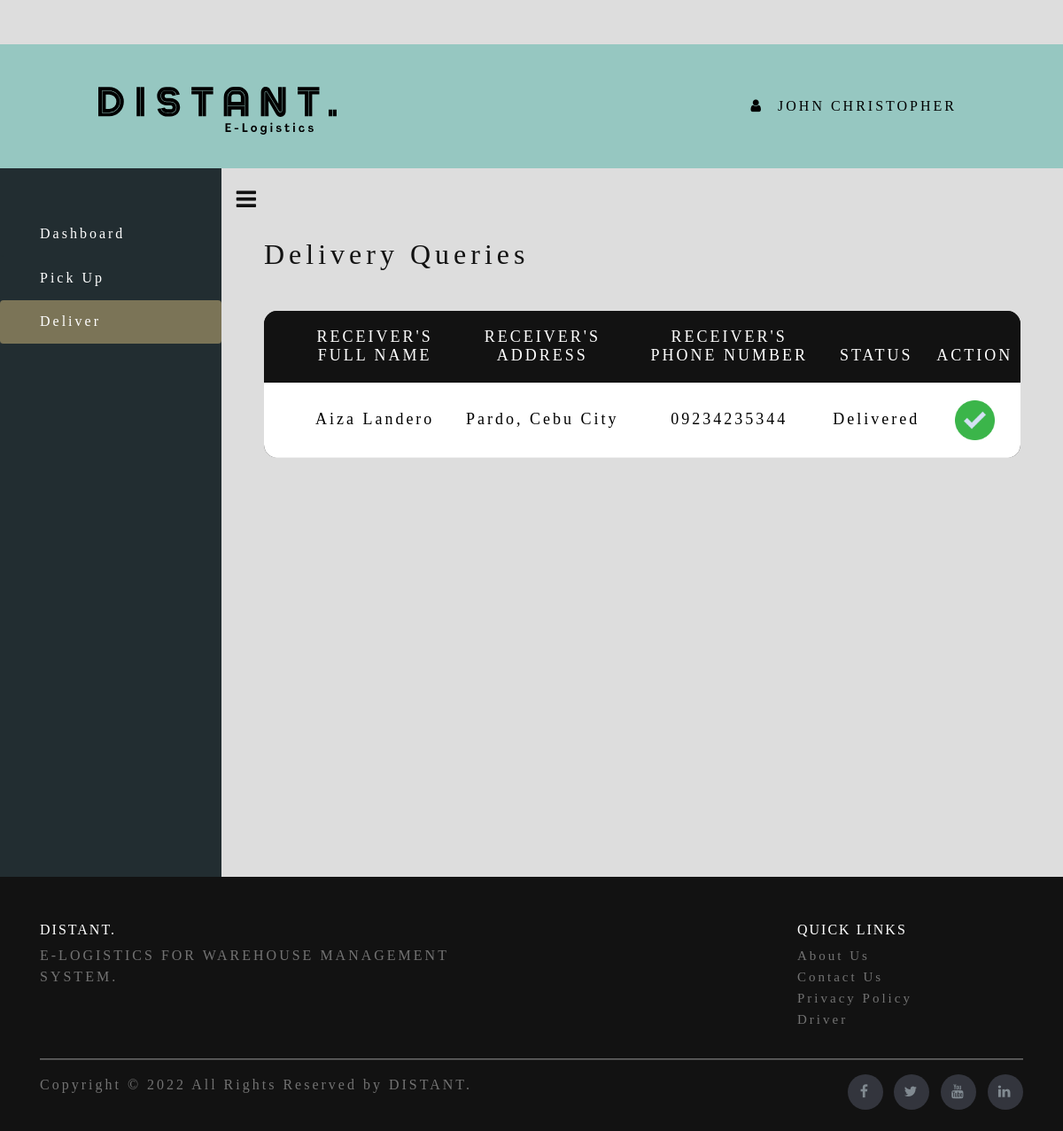
Page /user/driver/deliver.php (signed in) on the committed database.
### tables this page shows
CREATE TABLE `parcels` (
  `id` int(11) NOT NULL,
  `fullname` varchar(255) NOT NULL,
  `address` varchar(255) NOT NULL,
  `contact` varchar(255) NOT NULL,
  `sender_id` int(11) NOT NULL,
  `status` varchar(255) NOT NULL DEFAULT 'To Be Approve',
  `pick_up` date DEFAULT NULL,
  `pick_up_time` time DEFAULT NULL,
  `real_pick_up` date DEFAULT NULL,
  `real_pick_up_time` time DEFAULT NULL,
  `driver_id` int(11) NOT NULL,
  `est` date DEFAULT NULL,
  `est_time` time DEFAULT NULL,
  `real_est` date DEFAULT NULL,
  `real_est_time` time DEFAULT NULL,
  `weight` varchar(255) DEFAULT NULL,
  `rate` varchar(255) DEFAULT NULL,
  `tracking_id` varchar(255) DEFAULT NULL,
  `parcel_location` varchar(255) NOT NULL DEFAULT 'not-defined'
);

### process/functions.php (called while the page is built, shortened)
<?php
function show_driver_request($pk, $id)
{
    $conn = connect();
    $sql = "SELECT  * FROM parcels WHERE $pk = '$id'";
    $result = $conn->query($sql);
    if ($result->num_rows > 0) {
        $rows = array();
        while ($row  = $result->fetch_assoc()) {
            $rows[] = $row;
        }
        return $rows;
    } else {
        return FALSE;
    }
}

### user/driver/deliver.php (the view, shortened to what this page needs)
<?php
    include("check_user.php");
    include '../../process/functions.php';
?>
<!DOCTYPE html>
<html lang="en">
    <head>
        <link href="/distant-elogistics/css/bootstrap.css" rel="stylesheet" type="text/css" media="all" />
        <link href="/distant-elogistics/css/style.css" rel="stylesheet" type="text/css" media="all" />
        <link href="/distant-elogistics/css/easy-responsive-tabs.css" rel='stylesheet' type='text/css'/>
        <link href="/distant-elogistics/css/font-awesome.css" rel="stylesheet">
        <link rel="stylesheet" href="/distant-elogistics/user/css/nav-style.css">
    </head>
    <body class="bbg1">
        <?php
            include ("header.php");
        ?>
        <div id="user-body" class="wrapper d-flex align-items-stretch" style="min-height: 90%;">
            <nav id="sidebar">
                <div id="btn-mn" class="custom-menu">
                    <button type="button" id="sidebarCollapse" class="btn-menu">
                        <i class="fa fa-bars"></i>
                    </button>
                </div>
                <ul class="nav nav-pills flex-column mb-5 stick-nav">
                    <li class="nav-item" style="margin-top: 50px;">
                        <a href="index.php" class="nav-link text-white">
                            Dashboard
                        </a>
                    </li>
                    <li>
                        <a href="pick-up.php" class="nav-link text-white">
                            Pick Up
                        </a>
                    </li>
                    <li>
                        <a href="deliver.php" class="nav-link active fnt">
                            Deliver
                        </a>
                    </li>
                </ul>
            </nav>
            <div id="content" class="p-4 p-md-5 pt-5">
                <h2 class="head-content" style="margin-bottom: 40px;">Delivery Queries</h2>
                <div class="limiter">
                    <div class="container-table100">
                        <div class="wrap-table100">
                            <div class="table">
                                <div class="row-user header-tbluser nohover">
                                    <div class="table">
                                        <div class="row-user header-tbluser nohover" style="text-transform: uppercase;">
                                            <div class="cell">
                                                Receiver's<br>Full Name
                                            </div>
                                            <div class="cell">
                                                Receiver's<br>Address
                                            </div>
                                            <div class="cell">
                                                Receiver's<br>Phone Number
                                            </div>
                                            <div class="cell">
                                                <br>Status
                                            </div>
                                            <div class="cell">
                                                <br>Action
                                            </div>
                                        </div>
                                        <?php if (!empty(show_driver_request('driver_id', $_SESSION['id']))) : ?>
                                            <?php foreach (show_driver_request('driver_id', $_SESSION['id']) as $row) : ?>
                                                <?php if($row['status'] == 'On The Way' || $row['status'] == 'Delivered' || $row['status'] == 'Return to Warehouse'): ?>
                                                    <div class="row-user">
                                                        <div class="cell" style="color: black; font-family: Agrandir-Narrow;" data-title="Receiver's Full Name">
                                                            <?php echo $row['fullname'] ?>
                                                        </div>
                                                        <div class="cell" style="color: black; font-family: Agrandir-Narrow;" data-title="Receiver's Address">
                                                            <?php echo $row['address'] ?>
                                                        </div>
                                                        <div class="cell" style="color: black; font-family: Agrandir-Narrow;" data-title="Receiver's Phone Number">
                                                            <?php echo $row['contact'] ?>
                                                        </div>
                                                        <div class="cell" style="color: black; font-family: Agrandir-Narrow;" data-title="Status">
                                                            <?php echo $row['status'] ?>
                                                        </div>
                                                        <div class="cell" data-title="Action">
                                                            <?php if($row['status'] == 'Delivered' && $row['real_est'] != NULL) : ?>
                                                                <a><img style="width: 45px;" src="/distant-elogistics/images/delivered.png"></a>
                                                            <?php endif; ?>
                                                        </div>
                                                    </div>
                                                <?php endif; ?>
                                            <?php endforeach; ?>
                                        <?php endif; ?>
                                    </div>
                                </div>
                            </div>
                        </div>
                    </div>
                </div>
            </div>
        </div>
        <?php
            require_once (__ROOT__."/landing-page/footer.php");
        ?>
    </body>
</html>

### css/style.css (style rules this page uses)
html, body { margin:0; font-size: 100%; height: 100%; }
.bbg1 { background: #dddddd; }
.fnt { font-family: 'Agrandir-Narrow'; }
::placeholder { color: #7b7457; letter-spacing: 3px; font-family: 'Agrandir-Narrow'; text-align: left; }
@media only screen and (min-width: 850px) { body { padding: 0 80px; } }

### css/easy-responsive-tabs.css (style rules this page uses)
body { margin: 0px; padding: 0px; }

### rows in the picture
parcels: fullname "Aiza Landero", address "Pardo, Cebu City", contact "09234235344", status "Delivered"

### other values in the picture
$_SESSION["fullname"] "JOHN CHRISTOPHER"
